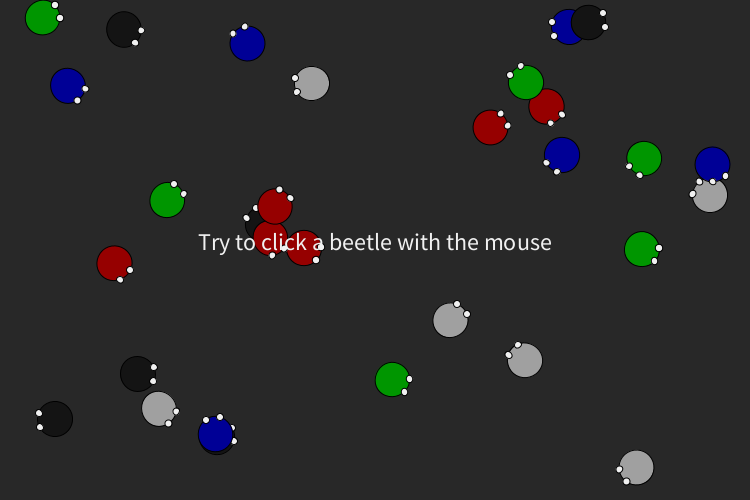
Frame 1 (no input)
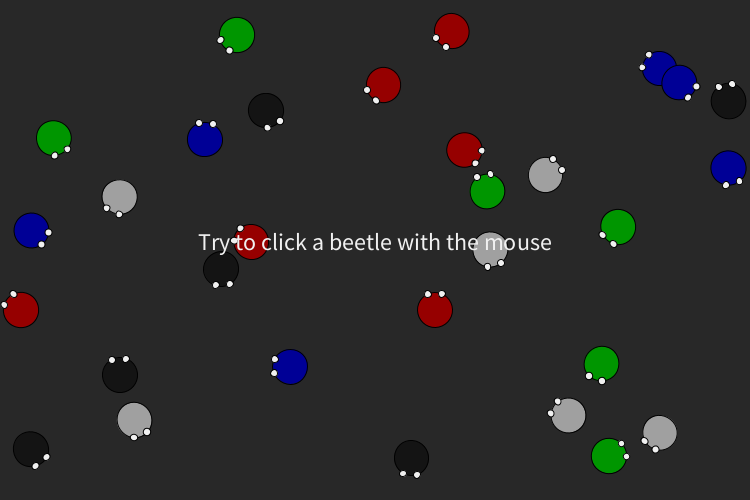
Frame 60 (the mouse pressed at the canvas centre just before this capture)
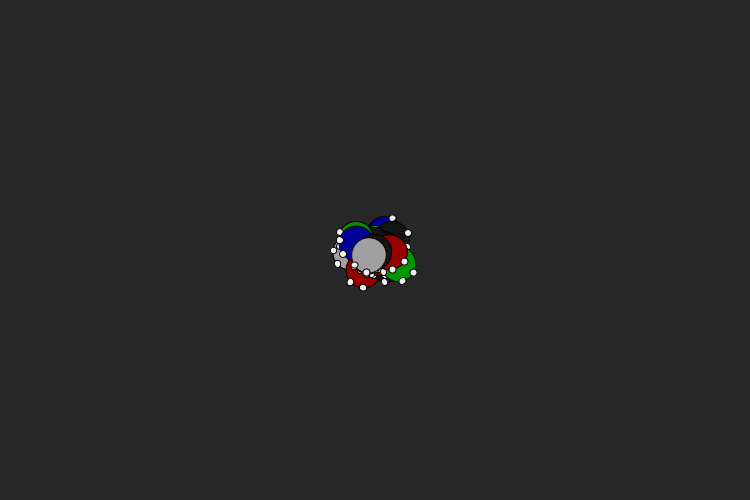
Frame 120 (the mouse held since frame 60 and released just before this capture)

The Processing sketch that drew these frames (run headless with seeded random() and noise(); from frame 60 on, the mouse is pressed at the canvas centre):

// Processing sketch: processing_103529
// ── processing_103529.pde

/**
 * BeetleChase: beetles wander around the screen, avoid the mouse,
 * converge on the mouse when pressed.
 *
 * The beetles are given a little random "jiggle" in their motion
 * to make it look like they're walking on stiff legs.
 *
 * Bruce Wilson, 5/2/2013
 */

final static int kBackColor = 40;

final static int kNumBeetles = 30;
final static int kBeetleSize = 35;

Beetle[] beetles = new Beetle[kNumBeetles];

color[] colors;

boolean pauseAnimation = false;

String caption = "Try to click a beetle with the mouse";
int captionSeconds = 2;

void setup() {
    size(750, 500);
    
    smooth();
    
    background(kBackColor);
    
    colors = new color[]{
      color(150, 0, 0),
      color(0, 150, 0),
      color(0, 0, 150),
      color(20, 20, 20),
      color(160, 160, 160)
    };
    
    for ( int i = 0; i < beetles.length; i++ ) {
      float x = random(0, width), y = random(0, height);
      
      color c = colors[i % colors.length];  // rotate through color choices
      // color c = colors[floor(random(0,colors.length))];  // random color selection
      
      beetles[i] = new Beetle(x, y, kBeetleSize, c);
      beetles[i].giveRandomSpeed();
    }
    
    frameRate(40);
}

void draw() {
  if ( pauseAnimation ) return;
  
  background(kBackColor);
  
  for ( int i = 0; i < beetles.length; i++ ) {
    Beetle b = beetles[i];
    
    if ( mousePressed ) {
      b.moveToward( mouseX, mouseY );    // attack
    } else if ( b.isClose(mouseX, mouseY) ) {
      b.moveAwayFrom( mouseX, mouseY );  // avoid
    }
    
    b.move();
    b.avoidOthers(beetles);
    b.keepOnScreen();
    b.draw();
  }
  
  if ( caption != null ) {
    pushStyle();
    textSize(24);
    fill(240, 240, 240);
    text(caption, (width - textWidth(caption)) / 2, height / 2);
    popStyle();
  }
  
  if ( frameCount > (frameRate * captionSeconds) ) {
    caption = null;
  }
}

void keyPressed() {
  if ( (key == 'P') || (key == 'p') ) {
    pauseAnimation = !pauseAnimation;
  }
}

/**
 * Beetle: a round figure with eyes that roams around the window,
 * avoiding the mouse and other beetles.
 *
 * Bruce Wilson, 5/2/2013
 */

class Beetle {
  float x = 0, y = 0;     // position
  float xv = 0, yv = 0;   // velocity
  float body = 50;
  float halfBody = body / 2.0;

  float eye = 10;
  float xeye = body / 2.2;
  float yeye = body / 5.0;

  float heading = 0;     // facing direction: angle in radians
  color bodyColor;

  final static int ROAM_SPEED = 5;
  final static int ATTACK_SPEED = 5 * ROAM_SPEED;
  final static int JIGGLE = 5;
  
  final static int AVOIDANCE_DISTANCE = 70;  // 100
  final static int PERSONAL_DISTANCE = 10;
  final static int CLOSE_TO_EDGE = 10;
  
  Beetle(float x, float y, float size, color bodyColor) {
    this.x = x;
    this.y = y;
    this.bodyColor = bodyColor;
    this.body = size;
    this.halfBody = size / 2.0;
    this.heading = 0.0;   // angle (radians)
    this.eye = size / 5.0;
    this.xeye = size / 2.2;
    this.yeye = size / 5.0;
  }
  
  void move() {
    x += xv;
    y += yv;
    
    // Make the beetle jiggle a little bit in its position
    if ( JIGGLE > 0 ) {
      x += random(-JIGGLE, JIGGLE);
      y += random(-JIGGLE, JIGGLE);
    }
  }
  
  // Turn the beetle to face the direction that it's going
  void turn() {
    float xyLength = dist(0.0, 0.0, xv, yv);
    heading = acos(xv / xyLength);
    if ( yv < 0 ) heading = TWO_PI - heading;
  }
  
  void giveRandomSpeed() {
    xv = random(-ROAM_SPEED, ROAM_SPEED);
    yv = random(-ROAM_SPEED, ROAM_SPEED);
    turn();
  }
  
  // Move toward a given location (such as the pressed mouse location)
  void moveToward(int xTo, int yTo) {
    float toDist = dist(x, y, xTo, yTo);
    float xDiff = xTo - x;
    float yDiff = yTo - y;
    
    xv = ATTACK_SPEED * xDiff / toDist;
    yv = ATTACK_SPEED * yDiff / toDist;
  }
  
  // Move away from a given location (such as the mouse location)
  void moveAwayFrom(int xFrom, int yFrom) {
    // Move away laterally if close to an edge of the window
    if ( (x < (halfBody + CLOSE_TO_EDGE)) || (x > (width - halfBody - CLOSE_TO_EDGE)) ) {
      xv = 0.0;
      yv = ROAM_SPEED;
    } else if ( (y < (halfBody + CLOSE_TO_EDGE)) || (y > (height - halfBody - CLOSE_TO_EDGE)) ) {
      xv = ROAM_SPEED;
      yv = 0.0;
    }
    
    // Otherwise move away from the given location
    float fromDist = dist(x, y, xFrom, yFrom);
    float xDiff = x - xFrom;
    float yDiff = y - yFrom;
    
    xv = ROAM_SPEED * xDiff / fromDist;
    yv = ROAM_SPEED * yDiff / fromDist;
  }
  
  // Change direction to move slightly away from another
  void divergeFrom(Beetle other) {
    moveAwayFrom((int)other.x, (int)other.y);  // TODO: not yet working

    // TODO: use relative headings?    
//    xv = 0.90 * xv + 0.20 * random(-other.xv, other.xv);
//    yv = 0.90 * yv + 0.20 * random(-other.yv, other.yv);
  }
  
  // Avoid collisions with other beetles
  void avoidOthers(Beetle[] all) {
    for (int i = 0; i < all.length; i++) {
      Beetle b = all[i];
      if ( b == this ) continue;  // don't check with self
      if ( isNearby(b) ) {
        divergeFrom(b);
        break;
      }
    }
  }
  
  // Is this beetle within avoidance distance of a given location?
  boolean isClose(int xFrom, int yFrom) {
    return dist(x, y, xFrom, yFrom) < AVOIDANCE_DISTANCE;
  }
  
  // Is the given point within the body of this beetle?
  boolean isWithin(int xFrom, int yFrom) {
    return dist(x, y, xFrom, yFrom) < halfBody;
  }
  
  void keepOnScreen() {
    if ( x < halfBody ) {
      xv = -xv;
      x = halfBody;
    } else if ( (x > (width - halfBody)) ) {
      xv = -xv;
      x = width - halfBody;
    }
    
    if ( y < halfBody ) {
      yv = -yv;
      y = halfBody;
    } else if ( (y > (height - halfBody)) ) {
      yv = -yv;
      y = height - halfBody;
    }
    
    turn();
  }
  
  // Is this beetle close to another?
  boolean isNearby(Beetle other) {
    if (this == other) return false;  // don't check against self
    if (other.x > (x + halfBody + PERSONAL_DISTANCE)) return false;
    if (other.x < (x - halfBody - PERSONAL_DISTANCE)) return false;
    if (other.y > (y + halfBody + PERSONAL_DISTANCE)) return false;
    if (other.y < (y - halfBody - PERSONAL_DISTANCE)) return false;
    return true;
  }
  
  void draw() {
    pushStyle();
    pushMatrix();
    
    // position the beetle and face it in the direction of travel
    translate(x, y);
    rotate(heading);
    
    // draw the body
    fill(bodyColor);
    ellipse(0, 0, body, body);
    
    // draw the eyes
    fill(240);
    ellipse(xeye, yeye, eye, eye);
    ellipse(xeye, -yeye, eye, eye);
    
    popMatrix();
    popStyle();
  }
}
